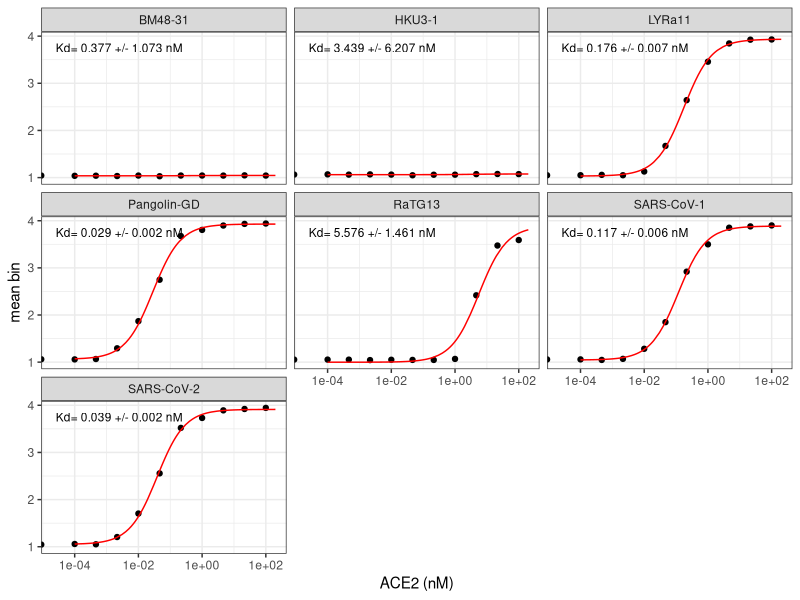
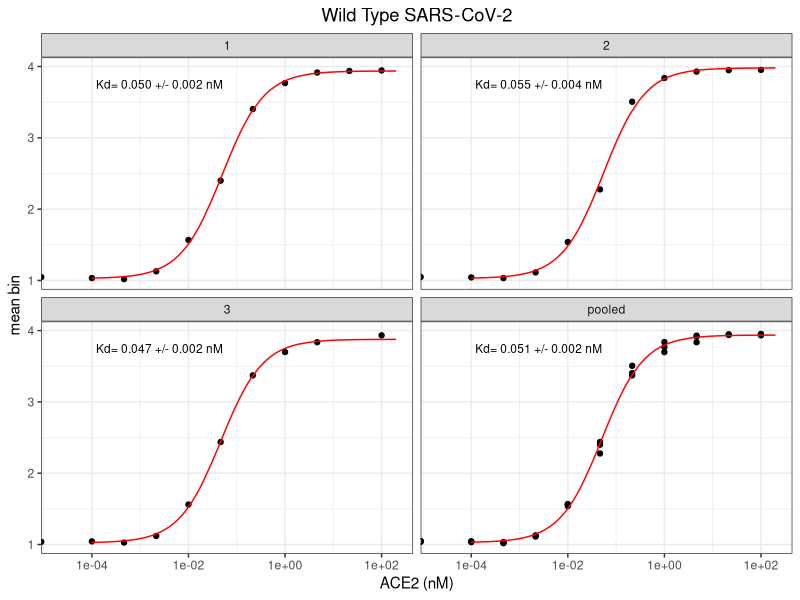
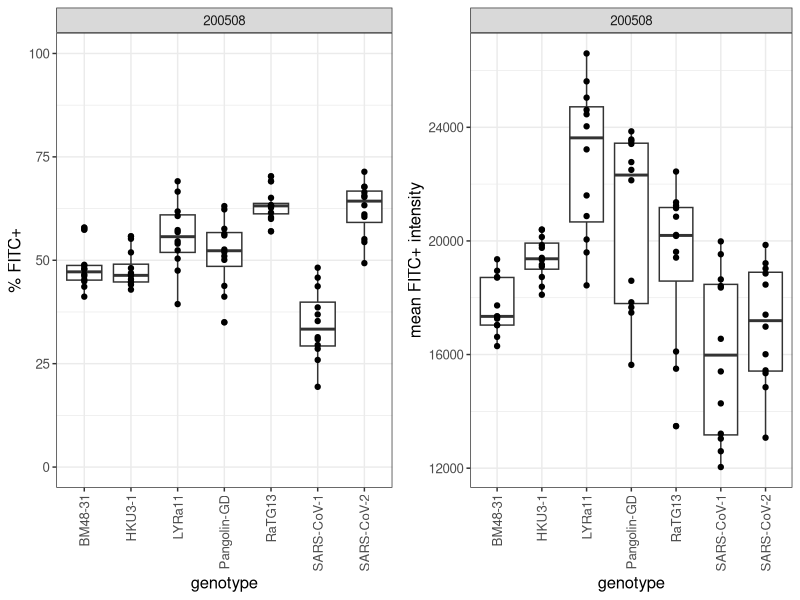
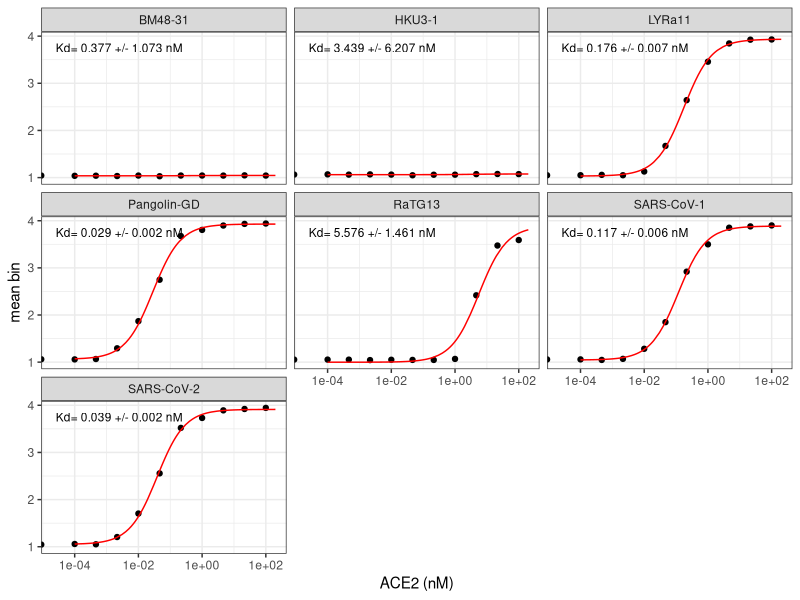
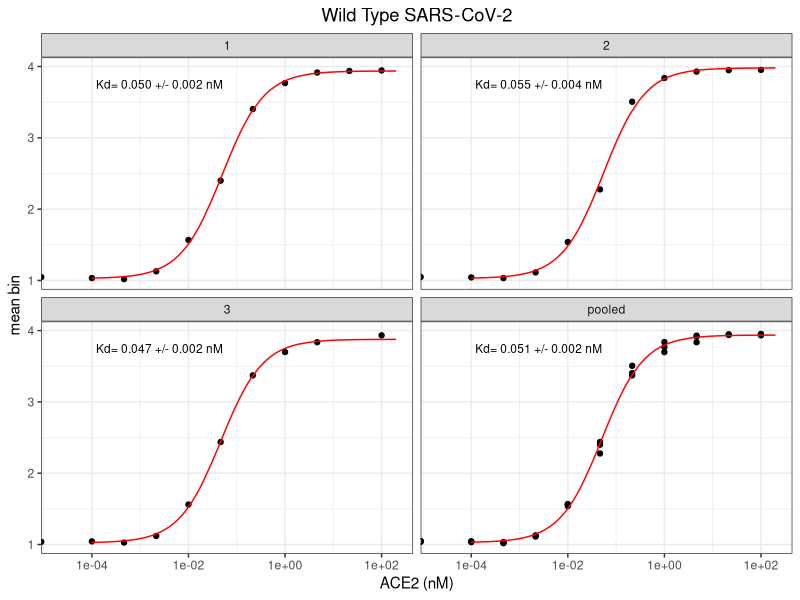

Here is the R script that generated these plots, in order:
## ---- chunk 1
knitr::opts_chunk$set(echo = TRUE)
options(warn=-1) # suppress warnings that clutter output
## ---- chunk 2
r_packages <- c(
  "ggplot2", "data.table", "tidyverse", "dplyr", "broom", "gridExtra"
)
invisible(lapply(r_packages, library, character.only=TRUE))
dir.create(file.path("./results/"))
## ---- chunk 3
dt <- read.csv(file="Table-all.csv", stringsAsFactors=F) %>%
  mutate(conc_nM = conc_M*1e9)
## ---- chunk 4
wildtype <- dt %>% 
  filter(expt=="200501") %>%
  mutate(replicate = "pooled",
         titration = "wt_pooled")

dt <- dt %>% rbind(wildtype)

print(nrow(dt))
## ---- chunk 5
dt <- dt %>% 
  group_by(titration) %>%
  mutate(mean_FITCpos = mean(FITCpos),
         stderr_FITCpos = sd(FITCpos)/sqrt(length(FITCpos)),
         mean_geomean_FITC = mean(geomean_FITC),
         stderr_geomean_FITC = sd(geomean_FITC)/sqrt(length(geomean_FITC))
         ) %>%
  ungroup()

head(dt, n=5)
## ---- chunk 6
nls_broom <- dt %>% 
  group_by(titration) %>%
  do(tidy(nls(mean_bin ~ a*(conc_nM/(conc_nM+Kd))+b,
              data=.,
              start=list(a=3,b=1,Kd=0.1)
              )
          ) 
  )

dt <- dt %>%
  merge(nls_broom %>%
          filter(term=="Kd") %>%
          select(estimate, std.error) %>%
          rename(Kd="estimate",
                 Kd_SE="std.error"), by="titration")
head(dt, n=5)
## ---- chunk 7
isogenic_titrations_summary <- dt %>% 
  select(expt, titration, genotype, replicate, Kd, Kd_SE, mean_FITCpos, mean_geomean_FITC) %>%
  unique()

isogenic_titrations_summary
write.csv(isogenic_titrations_summary,"./results/isogenic_titrations_summary.csv", row.names = FALSE)
## ---- chunk 8
conc_nM = c(1:20 %o% 10^(-4:1)) # this should only generate 120 estimates per titration (faster!)

nls_predictions <- dt %>%
  select(titration, expt, genotype, replicate) %>%
  merge(nls_broom %>%
          select(-statistic, -p.value, -std.error) %>%
          spread(term, estimate), 
        by="titration") %>%
  unique() %>%
  merge(dt %>% select(titration, Kd_SE) %>% unique(), by="titration") %>%
  merge(as.data.frame(conc_nM), all=TRUE) %>%
  mutate(mean_bin = a*(conc_nM/(conc_nM+Kd))+b)

head(nls_predictions, n=5)
## ---- chunk 9
annotations <- dt %>% 
  filter(expt != "200501") %>% 
  select(titration, genotype, expt, replicate, Kd, Kd_SE) %>%
  unique() %>%
  remove_rownames()

ggplot(dt %>% filter(expt != "200501"), aes(conc_nM, mean_bin)) +
  geom_point() +
  geom_line(data = nls_predictions %>% filter(expt != "200501"),
            aes(conc_nM, mean_bin),
            color="red") +
  scale_x_log10(lim=c(0.00002,200)) +
  xlab("ACE2 (nM)") +
  ylab("mean bin") +
  facet_wrap(~ genotype) +
  geom_text(
    data    = annotations,
    mapping = aes(x = 0.0025, 
                  y = 3.75, 
                  label = c(paste(
                    "Kd=", format(Kd, digits=2),
                    "+/-", format(Kd_SE, digits=1), "nM"))),
    size=3) +
  theme_bw()

ggsave(
  "./results/homolog_titration.pdf",
  scale = 1,
  width = NA,
  height = NA
)
## ---- chunk 10
annotations <- dt %>% 
  filter(expt == "200501") %>% 
  select(titration, genotype, expt, replicate, Kd, Kd_SE) %>%
  unique() %>%
  remove_rownames()

ggplot(dt %>% filter(expt == "200501"), aes(conc_nM, mean_bin)) +
  geom_point() +
  geom_line(data = nls_predictions %>% filter(expt == "200501"),
            aes(conc_nM, mean_bin),
            color="red") +
  scale_x_log10(lim=c(0.00002,200)) +
  xlab("ACE2 (nM)") +
  ylab("mean bin") +
  facet_wrap(~ replicate) + # this time facet on replicate
  geom_text(
    data    = annotations,
    mapping = aes(x = 0.0025, 
                  y = 3.75, 
                  label = c(paste(
                    "Kd=", format(Kd, digits=2),
                    "+/-", format(Kd_SE, digits=1), "nM"))),
    size=3) +
  ggtitle("Wild Type SARS-CoV-2") +
  theme_bw() +
  theme(plot.title = element_text(hjust = 0.5))

ggsave(
  "./results/wildtype_triplicate_titration.pdf",
  scale = 1,
  width = NA,
  height = NA
)
## ---- chunk 11
p1 <- ggplot(dt %>% filter(expt!="200501"), aes(genotype, FITCpos)) + 
  geom_boxplot() +
  geom_point() +
  scale_y_continuous(lim=c(0, 100)) +
  ylab("% FITC+") +
  facet_wrap(~ expt, scales="free_x") +
  theme_bw() +
  theme(text = element_text(size=12), 
        axis.text.x=element_text(angle=90, hjust=1, vjust=0.5))

p2 <- ggplot(dt %>% filter(expt!="200501"), aes(genotype, geomean_FITC)) +
  geom_boxplot() +
  geom_point() +
  ylab("mean FITC+ intensity") +
  facet_wrap(~ expt, scales="free_x") +
  theme_bw() +
  theme(text = element_text(size=12), 
        axis.text.x=element_text(angle=90, hjust=1, vjust=0.5))

grid.arrange(p1, p2, ncol=2, widths=c(8,8), heights=c(6))

g <- arrangeGrob(p1, p2, ncol=2, widths=c(8,8), heights=c(6))

ggsave(
  "./results/homolog_FITC_expression.pdf",
  g,
  scale = 1,
  width = NA,
  height = NA
)
